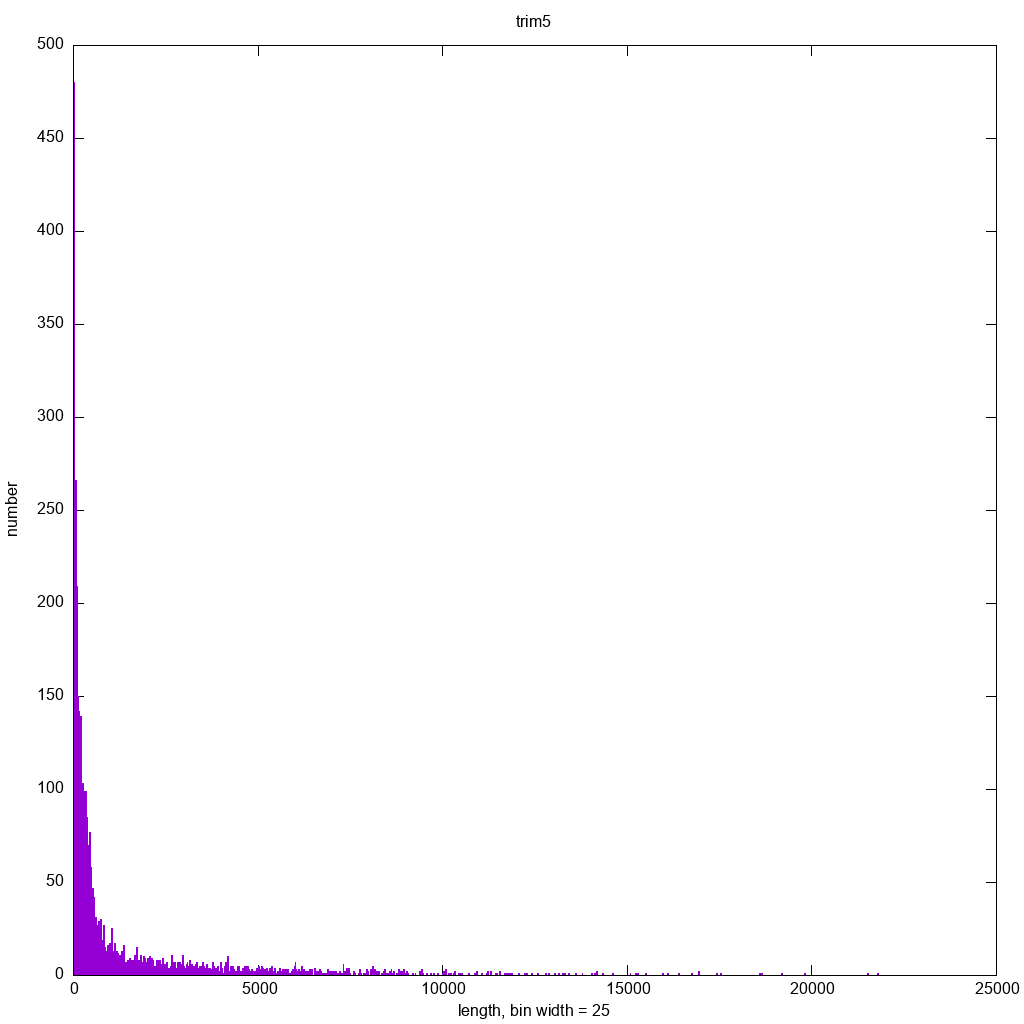

This figure's gnuplot source:
set title 'trim5'
set xlabel 'length, bin width = 25'
set ylabel 'number'

binwidth=25
set boxwidth binwidth
bin(x,width) = width*floor(x/width) + binwidth/2.0

set terminal png size 1024,1024
set output './ecoli-12.5X.1.trimReads.trim5.png'
plot [] [0:] './ecoli-12.5X.1.trimReads.trim5.dat' using (bin($1,binwidth)):(1.0) smooth freq with boxes title ''
